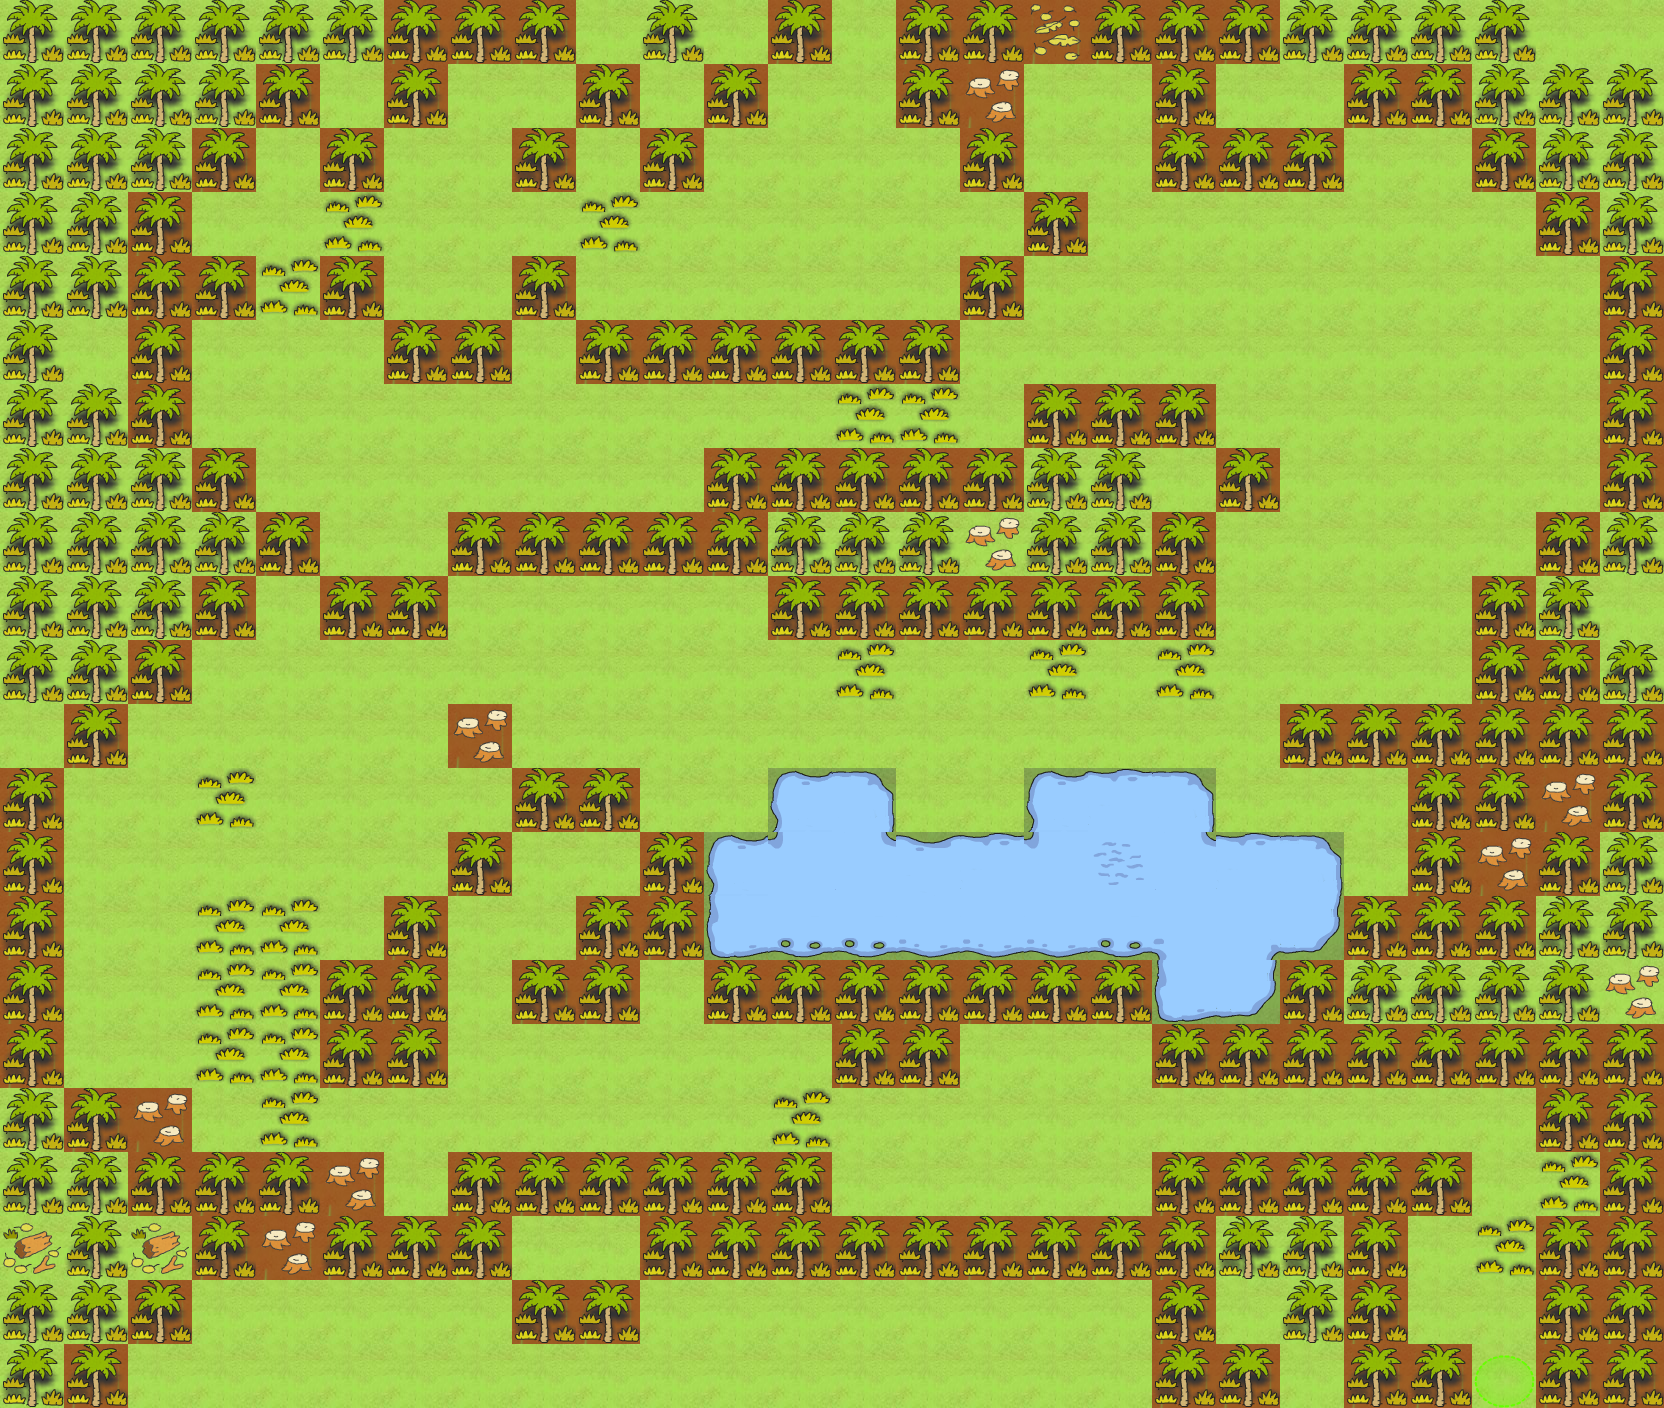

This is a level from a 2D game, rendered from its Tiled map with the project's own tilesets. A one-line summary and the map file follow, with tile-layer data summarised:
An orthogonal 26x22 tile map with 64x64 px tiles, 3 tile layers (Ground, SpecialLayer, Decor), 5 tilesets and 38 objects (3x characters/enemies/crocodiles/green_croc, characters/player/player_one, tile_trigger/exit_level_start, player_data/player_data, vine/vine0, ...).

<map version="1.0" orientation="orthogonal" renderorder="right-down" width="26" height="22" tilewidth="64" tileheight="64" nextobjectid="39">
 <tileset firstgid="1" name="special" tilewidth="64" tileheight="64">
  <image source="../../../../tiles/special.png" width="320" height="1216" />
 </tileset>
 <tileset firstgid="96" name="water" tilewidth="64" tileheight="64">
  <image source="../../../../tiles/water.png" width="320" height="1216" />
 </tileset>
 <tileset firstgid="191" name="jungle" tilewidth="64" tileheight="64">
  <image source="../../../../tiles/jungle.png" width="320" height="1216" />
 </tileset>
 <tileset firstgid="286" name="objects" tilewidth="64" tileheight="64">
  <image source="../../../../tiles/objects.png" width="320" height="1216" />
 </tileset>
 <tileset firstgid="381" name="house" tilewidth="64" tileheight="64">
  <image source="../../../../tiles/house.png" width="320" height="640" />
 </tileset>
 <layer name="Ground" width="26" height="22">
  <data>[572 cells, 572 non-empty, 1 distinct tile ids]</data>
 </layer>
 <layer name="SpecialLayer" width="26" height="22">
  <data>[572 cells, 214 non-empty, 2 distinct tile ids]</data>
 </layer>
 <layer name="Decor" width="26" height="22">
  <data>[572 cells, 308 non-empty, 19 distinct tile ids]</data>
 </layer>
 <objectgroup name="Object Layer 1">
  <object id="1" name="characters/player/player_one" gid="286" x="832" y="64" width="64" height="64" />
  <object id="2" name="tile_trigger/exit_level_start" gid="292" x="832" y="64" width="64" height="64" />
  <object id="3" name="player_data/player_data" gid="287" x="0" y="64" width="64" height="64" />
  <object id="4" name="vine/vine0" gid="196" x="576" y="256" width="64" height="64" />
  <object id="5" name="whetstone/whetstone1" gid="292" x="320" y="512" width="64" height="64" />
  <object id="6" name="tile_trigger/end_level" gid="292" x="1472" y="1408" width="64" height="64" />
  <object id="7" name="tile_trigger/explain_cut_trigger" gid="292" x="512" y="256" width="64" height="64" />
  <object id="8" name="vine/vine1" gid="196" x="320" y="256" width="64" height="64" />
  <object id="9" name="vine/vine2" gid="196" x="256" y="320" width="64" height="64" />
  <object id="10" name="tile_trigger/explain_whetstone_trigger" gid="292" x="256" y="384" width="64" height="64" />
  <object id="11" name="tile_trigger/check1" gid="292" x="1024" y="384" width="64" height="64" />
  <object id="12" name="vine/vine3" gid="196" x="896" y="448" width="64" height="64" />
  <object id="13" name="vine/vine4" gid="196" x="832" y="448" width="64" height="64" />
  <object id="14" name="characters/npcs/generic/alpha" gid="291" x="1088" y="192" width="64" height="64" />
  <object id="15" name="whetstone/whetstone2" gid="287" x="1024" y="128" width="64" height="64" />
  <object id="16" name="vine/vine5a" gid="196" x="1152" y="704" width="64" height="64" />
  <object id="17" name="vine/vine5b" gid="196" x="1024" y="704" width="64" height="64" />
  <object id="18" name="vine/vine5c" gid="196" x="832" y="704" width="64" height="64" />
  <object id="19" name="characters/enemies/crocodiles/green_crocodile/croc1" gid="296" x="1152" y="832" width="64" height="64" />
  <object id="20" name="characters/enemies/crocodiles/green_crocodile/croc2" gid="296" x="1024" y="832" width="64" height="64" />
  <object id="21" name="characters/enemies/crocodiles/green_crocodile/croc3" gid="296" x="832" y="832" width="64" height="64" />
  <object id="22" name="tile_trigger/check2" gid="292" x="448" y="704" width="64" height="64" />
  <object id="23" name="vine/poison_vine/vine7a" gid="197" x="192" y="960" width="64" height="64" />
  <object id="24" name="vine/poison_vine/vine7b" gid="197" x="256" y="1024" width="64" height="64" />
  <object id="25" name="vine/poison_vine/vine7c" gid="197" x="192" y="1088" width="64" height="64" />
  <object id="26" name="vine/poison_vine/vine7d" gid="197" x="256" y="1152" width="64" height="64" />
  <object id="27" name="vine/poison_vine/vine7e" gid="197" x="192" y="1024" width="64" height="64" />
  <object id="28" name="vine/poison_vine/vine7f" gid="197" x="256" y="960" width="64" height="64" />
  <object id="29" name="vine/poison_vine/vine7g" gid="197" x="256" y="1088" width="64" height="64" />
  <object id="30" name="whetstone/whetstone3" gid="287" x="384" y="896" width="64" height="64" />
  <object id="31" name="vine/poison_vine/vine6" gid="196" x="192" y="832" width="64" height="64" />
  <object id="32" name="tile_trigger/explain_poison_trigger" gid="292" x="384" y="704" width="64" height="64" />
  <object id="33" name="vine/vine8" gid="196" x="768" y="1152" width="64" height="64" />
  <object id="34" name="scroll/scroll1" gid="287" x="1088" y="1088" width="64" height="64" />
  <object id="35" name="characters/npcs/generic/bravo" gid="291" x="1472" y="1216" width="64" height="64" />
  <object id="36" name="vine/vine9b" gid="196" x="1536" y="1216" width="64" height="64" />
  <object id="37" name="vine/vine9a" gid="196" x="1472" y="1280" width="64" height="64" />
  <object id="38" name="characters/npcs/myla/myla" gid="286" x="768" y="128" width="64" height="64" />
 </objectgroup>
</map>
